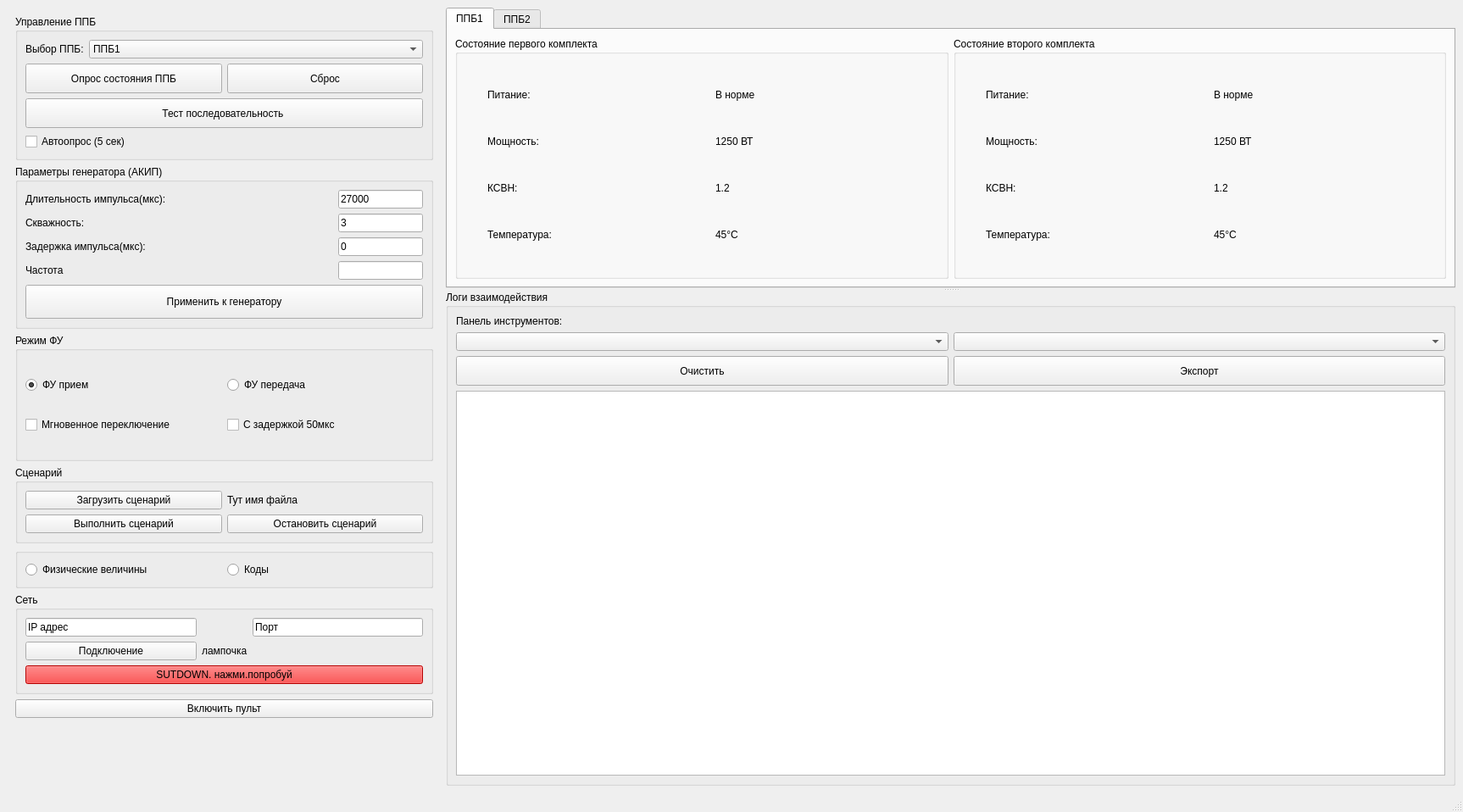
<?xml version="1.0" encoding="UTF-8"?>
<ui version="4.0">
 <class>TesterWindow</class>
 <widget class="QMainWindow" name="TesterWindow">
  <property name="geometry">
   <rect>
    <x>0</x>
    <y>0</y>
    <width>1726</width>
    <height>958</height>
   </rect>
  </property>
  <property name="minimumSize">
   <size>
    <width>1000</width>
    <height>700</height>
   </size>
  </property>
  <property name="windowTitle">
   <string>Программа управления ППБ</string>
  </property>
  <widget class="QWidget" name="centralwidget">
   <layout class="QHBoxLayout" name="mainLayout" stretch="3,7">
    <item>
     <widget class="QWidget" name="leftPanel" native="true">
      <property name="enabled">
       <bool>true</bool>
      </property>
      <layout class="QVBoxLayout" name="verticalLayout">
       <item>
        <widget class="QGroupBox" name="groupBoxControl">
         <property name="minimumSize">
          <size>
           <width>0</width>
           <height>150</height>
          </size>
         </property>
         <property name="title">
          <string>Управление ППБ</string>
         </property>
         <layout class="QFormLayout" name="formLayout">
          <item row="0" column="0">
           <widget class="QLabel" name="label">
            <property name="text">
             <string>Выбор ППБ:</string>
            </property>
           </widget>
          </item>
          <item row="0" column="1">
           <widget class="QComboBox" name="comboBoxPPBSelect">
            <item>
             <property name="text">
              <string>ППБ1</string>
             </property>
            </item>
            <item>
             <property name="text">
              <string>ППБ2</string>
             </property>
            </item>
           </widget>
          </item>
          <item row="2" column="0" colspan="2">
           <layout class="QGridLayout" name="gridLayout_7">
            <item row="0" column="0">
             <widget class="QPushButton" name="pushButtonPollStatus">
              <property name="minimumSize">
               <size>
                <width>0</width>
                <height>35</height>
               </size>
              </property>
              <property name="text">
               <string>Опрос состояния ППБ</string>
              </property>
             </widget>
            </item>
            <item row="0" column="1">
             <widget class="QPushButton" name="pushButtonReset">
              <property name="minimumSize">
               <size>
                <width>0</width>
                <height>35</height>
               </size>
              </property>
              <property name="text">
               <string>Сброс</string>
              </property>
             </widget>
            </item>
            <item row="1" column="0" colspan="2">
             <widget class="QPushButton" name="pushButtonTestSequence">
              <property name="minimumSize">
               <size>
                <width>0</width>
                <height>35</height>
               </size>
              </property>
              <property name="text">
               <string>Тест последовательность </string>
              </property>
             </widget>
            </item>
           </layout>
          </item>
          <item row="3" column="0" colspan="2">
           <widget class="QCheckBox" name="checkBoxAutoPoll">
            <property name="text">
             <string>Автоопрос (5 сек)</string>
            </property>
           </widget>
          </item>
         </layout>
        </widget>
       </item>
       <item>
        <widget class="QGroupBox" name="groupBoxParametrs">
         <property name="minimumSize">
          <size>
           <width>0</width>
           <height>180</height>
          </size>
         </property>
         <property name="title">
          <string>Параметры генератора (АКИП)</string>
         </property>
         <layout class="QGridLayout" name="gridLayout_2">
          <item row="0" column="0">
           <widget class="QLabel" name="label_2">
            <property name="text">
             <string>Длительность импульса(мкс):</string>
            </property>
           </widget>
          </item>
          <item row="0" column="3">
           <widget class="QLineEdit" name="lineEditPulseDuration">
            <property name="maximumSize">
             <size>
              <width>100</width>
              <height>16777215</height>
             </size>
            </property>
            <property name="text">
             <string>27000</string>
            </property>
           </widget>
          </item>
          <item row="1" column="0">
           <widget class="QLabel" name="label_3">
            <property name="text">
             <string>Скважность:</string>
            </property>
           </widget>
          </item>
          <item row="2" column="3">
           <widget class="QLineEdit" name="lineEditPulseDelay">
            <property name="maximumSize">
             <size>
              <width>100</width>
              <height>16777215</height>
             </size>
            </property>
            <property name="text">
             <string>0</string>
            </property>
           </widget>
          </item>
          <item row="1" column="3">
           <widget class="QLineEdit" name="lineEditDutyCycle">
            <property name="maximumSize">
             <size>
              <width>100</width>
              <height>16777215</height>
             </size>
            </property>
            <property name="text">
             <string>3</string>
            </property>
           </widget>
          </item>
          <item row="2" column="0">
           <widget class="QLabel" name="label_4">
            <property name="text">
             <string>Задержка импульса(мкс):</string>
            </property>
           </widget>
          </item>
          <item row="3" column="0">
           <widget class="QLabel" name="label_5">
            <property name="text">
             <string>Частота</string>
            </property>
           </widget>
          </item>
          <item row="4" column="0" colspan="4">
           <layout class="QHBoxLayout" name="horizontalLayout_4">
            <item>
             <widget class="QPushButton" name="pushButtonApplyToPPB1">
              <property name="minimumSize">
               <size>
                <width>0</width>
                <height>40</height>
               </size>
              </property>
              <property name="text">
               <string>Применить к генератору</string>
              </property>
             </widget>
            </item>
           </layout>
          </item>
          <item row="3" column="3">
           <widget class="QLineEdit" name="lineEdit">
            <property name="maximumSize">
             <size>
              <width>100</width>
              <height>16777215</height>
             </size>
            </property>
            <property name="cursorPosition">
             <number>0</number>
            </property>
           </widget>
          </item>
         </layout>
        </widget>
       </item>
       <item>
        <widget class="QGroupBox" name="groupBoxFU">
         <property name="minimumSize">
          <size>
           <width>0</width>
           <height>150</height>
          </size>
         </property>
         <property name="title">
          <string>Режим ФУ</string>
         </property>
         <layout class="QGridLayout" name="gridLayout_6">
          <item row="1" column="1">
           <widget class="QCheckBox" name="checkBoxDelayed">
            <property name="text">
             <string>С задержкой 50мкс</string>
            </property>
           </widget>
          </item>
          <item row="0" column="1">
           <widget class="QRadioButton" name="radioButtonFUTransmit">
            <property name="text">
             <string>ФУ передача</string>
            </property>
           </widget>
          </item>
          <item row="1" column="0">
           <widget class="QCheckBox" name="checkBoxInstant">
            <property name="text">
             <string>Мгновенное переключение</string>
            </property>
           </widget>
          </item>
          <item row="0" column="0">
           <widget class="QRadioButton" name="radioButtonFUReceive">
            <property name="text">
             <string>ФУ прием</string>
            </property>
            <property name="checked">
             <bool>true</bool>
            </property>
           </widget>
          </item>
         </layout>
        </widget>
       </item>
       <item>
        <widget class="QGroupBox" name="groupBoxScenarios">
         <property name="title">
          <string>Сценарий</string>
         </property>
         <layout class="QGridLayout" name="gridLayout_5">
          <item row="2" column="1">
           <widget class="QPushButton" name="pushButtonRunScenario">
            <property name="text">
             <string>Выполнить сценарий</string>
            </property>
           </widget>
          </item>
          <item row="2" column="2">
           <widget class="QPushButton" name="pushButtonStopScenario">
            <property name="text">
             <string>Остановить сценарий</string>
            </property>
           </widget>
          </item>
          <item row="0" column="2">
           <widget class="QLabel" name="labelScenarioFile">
            <property name="text">
             <string>Тут имя файла</string>
            </property>
           </widget>
          </item>
          <item row="0" column="1">
           <widget class="QPushButton" name="pushButtonLoadScenario">
            <property name="text">
             <string>Загрузить сценарий</string>
            </property>
           </widget>
          </item>
         </layout>
        </widget>
       </item>
       <item>
        <widget class="QGroupBox" name="groupBoxDataView">
         <property name="title">
          <string/>
         </property>
         <layout class="QHBoxLayout" name="horizontalLayout">
          <item>
           <widget class="QRadioButton" name="radioButtonShowPhysical">
            <property name="text">
             <string>Физические величины</string>
            </property>
           </widget>
          </item>
          <item>
           <widget class="QRadioButton" name="radioButtonShowCodes">
            <property name="text">
             <string>Коды</string>
            </property>
           </widget>
          </item>
         </layout>
        </widget>
       </item>
       <item>
        <widget class="QGroupBox" name="groupBoxNetwork">
         <property name="title">
          <string>Сеть</string>
         </property>
         <layout class="QGridLayout" name="gridLayout_4" rowstretch="0,0,0" columnstretch="0,0,0">
          <item row="0" column="0">
           <widget class="QLineEdit" name="lineEditIPAddress">
            <property name="text">
             <string>IP адрес</string>
            </property>
           </widget>
          </item>
          <item row="1" column="0">
           <widget class="QPushButton" name="pushButtonConnect">
            <property name="text">
             <string>Подключение</string>
            </property>
           </widget>
          </item>
          <item row="1" column="1">
           <widget class="QLabel" name="labelConnectionStatus">
            <property name="text">
             <string>лампочка</string>
            </property>
           </widget>
          </item>
          <item row="1" column="2">
           <spacer name="horizontalSpacer">
            <property name="orientation">
             <enum>Qt::Orientation::Horizontal</enum>
            </property>
            <property name="sizeHint" stdset="0">
             <size>
              <width>40</width>
              <height>20</height>
             </size>
            </property>
           </spacer>
          </item>
          <item row="2" column="0" colspan="3">
           <widget class="QPushButton" name="pushButtonExit">
            <property name="minimumSize">
             <size>
              <width>0</width>
              <height>0</height>
             </size>
            </property>
            <property name="styleSheet">
             <string notr="true">QPushButton {
background-color: #ff0000;
}</string>
            </property>
            <property name="text">
             <string>SUTDOWN. нажми.попробуй</string>
            </property>
            <property name="icon">
             <iconset theme="application-exit"/>
            </property>
            <property name="iconSize">
             <size>
              <width>50</width>
              <height>50</height>
             </size>
            </property>
           </widget>
          </item>
          <item row="0" column="2">
           <widget class="QLineEdit" name="lineEditPort">
            <property name="text">
             <string>Порт</string>
            </property>
           </widget>
          </item>
          <item row="0" column="1">
           <widget class="QLabel" name="label_for_pupupu">
            <property name="text">
             <string/>
            </property>
           </widget>
          </item>
         </layout>
        </widget>
       </item>
       <item>
        <widget class="QPushButton" name="pult_active">
         <property name="text">
          <string>Включить пульт</string>
         </property>
        </widget>
       </item>
       <item>
        <spacer name="verticalSpacer">
         <property name="orientation">
          <enum>Qt::Orientation::Vertical</enum>
         </property>
         <property name="sizeHint" stdset="0">
          <size>
           <width>20</width>
           <height>40</height>
          </size>
         </property>
        </spacer>
       </item>
      </layout>
     </widget>
    </item>
    <item>
     <widget class="QSplitter" name="rightPanel">
      <property name="orientation">
       <enum>Qt::Orientation::Vertical</enum>
      </property>
      <property name="handleWidth">
       <number>3</number>
      </property>
      <widget class="QWidget" name="topRight" native="true">
       <layout class="QVBoxLayout" name="stateLayout">
        <item>
         <widget class="QTabWidget" name="tabWidget">
          <property name="currentIndex">
           <number>0</number>
          </property>
          <widget class="QWidget" name="tab_PPB1">
           <attribute name="title">
            <string>ППБ1</string>
           </attribute>
           <layout class="QVBoxLayout" name="verticalLayout_3">
            <item>
             <layout class="QHBoxLayout" name="PPBChanelLayout">
              <item>
               <widget class="QGroupBox" name="groupBox_PPB1_chanel_1">
                <property name="title">
                 <string>Состояние первого комплекта</string>
                </property>
                <layout class="QGridLayout" name="gridLayout">
                 <item row="3" column="1">
                  <widget class="QLabel" name="label_capacity_ppb_chanel_1">
                   <property name="text">
                    <string>Мощность:</string>
                   </property>
                  </widget>
                 </item>
                 <item row="0" column="0">
                  <widget class="QLabel" name="Power_circle_label_ppb_chanel_1">
                   <property name="minimumSize">
                    <size>
                     <width>20</width>
                     <height>20</height>
                    </size>
                   </property>
                   <property name="maximumSize">
                    <size>
                     <width>20</width>
                     <height>20</height>
                    </size>
                   </property>
                   <property name="text">
                    <string/>
                   </property>
                   <property name="alignment">
                    <set>Qt::AlignmentFlag::AlignCenter</set>
                   </property>
                  </widget>
                 </item>
                 <item row="0" column="1">
                  <widget class="QLabel" name="label_power_ppb_chanel_1">
                   <property name="text">
                    <string>Питание:</string>
                   </property>
                  </widget>
                 </item>
                 <item row="5" column="0">
                  <widget class="QLabel" name="KSWN_circle_label_ppb_chanel_1">
                   <property name="minimumSize">
                    <size>
                     <width>20</width>
                     <height>20</height>
                    </size>
                   </property>
                   <property name="maximumSize">
                    <size>
                     <width>20</width>
                     <height>20</height>
                    </size>
                   </property>
                   <property name="text">
                    <string/>
                   </property>
                   <property name="alignment">
                    <set>Qt::AlignmentFlag::AlignCenter</set>
                   </property>
                  </widget>
                 </item>
                 <item row="5" column="1">
                  <widget class="QLabel" name="label_kswn_ppb_chanel_1">
                   <property name="text">
                    <string>КСВН:</string>
                   </property>
                  </widget>
                 </item>
                 <item row="8" column="2">
                  <widget class="QLabel" name="statuslabel_temp_ppb_chanel_1">
                   <property name="text">
                    <string>45°C</string>
                   </property>
                  </widget>
                 </item>
                 <item row="3" column="2">
                  <widget class="QLabel" name="statuslabel_capacity_ppb_chanel_1">
                   <property name="text">
                    <string>1250 ВТ</string>
                   </property>
                  </widget>
                 </item>
                 <item row="0" column="2">
                  <widget class="QLabel" name="statuslabel_power_ppb_chanel_1">
                   <property name="text">
                    <string>В норме</string>
                   </property>
                  </widget>
                 </item>
                 <item row="8" column="1">
                  <widget class="QLabel" name="label_tem_ppb_chanel_1">
                   <property name="text">
                    <string>Температура:</string>
                   </property>
                  </widget>
                 </item>
                 <item row="5" column="2">
                  <widget class="QLabel" name="statuslabel_kswn_ppb_chanel_1">
                   <property name="text">
                    <string>1.2</string>
                   </property>
                  </widget>
                 </item>
                 <item row="8" column="0">
                  <widget class="QLabel" name="tem_circle_label_ppb_chanel_1">
                   <property name="minimumSize">
                    <size>
                     <width>20</width>
                     <height>20</height>
                    </size>
                   </property>
                   <property name="maximumSize">
                    <size>
                     <width>20</width>
                     <height>20</height>
                    </size>
                   </property>
                   <property name="text">
                    <string/>
                   </property>
                   <property name="alignment">
                    <set>Qt::AlignmentFlag::AlignCenter</set>
                   </property>
                  </widget>
                 </item>
                 <item row="3" column="0">
                  <widget class="QLabel" name="Capacity_circle_label_ppb_chanel_1">
                   <property name="minimumSize">
                    <size>
                     <width>20</width>
                     <height>20</height>
                    </size>
                   </property>
                   <property name="maximumSize">
                    <size>
                     <width>20</width>
                     <height>20</height>
                    </size>
                   </property>
                   <property name="text">
                    <string/>
                   </property>
                   <property name="alignment">
                    <set>Qt::AlignmentFlag::AlignCenter</set>
                   </property>
                  </widget>
                 </item>
                </layout>
               </widget>
              </item>
              <item>
               <widget class="QGroupBox" name="groupBox_PPB1_chanel_2">
                <property name="title">
                 <string>Состояние второго комплекта</string>
                </property>
                <layout class="QGridLayout" name="gridLayout_3">
                 <item row="2" column="2">
                  <widget class="QLabel" name="label_capacity_ppb_chanel_2">
                   <property name="text">
                    <string>Мощность:</string>
                   </property>
                  </widget>
                 </item>
                 <item row="0" column="0">
                  <widget class="QLabel" name="Power_circle_label_ppb_chanel_2">
                   <property name="minimumSize">
                    <size>
                     <width>20</width>
                     <height>20</height>
                    </size>
                   </property>
                   <property name="maximumSize">
                    <size>
                     <width>20</width>
                     <height>20</height>
                    </size>
                   </property>
                   <property name="text">
                    <string/>
                   </property>
                   <property name="alignment">
                    <set>Qt::AlignmentFlag::AlignCenter</set>
                   </property>
                  </widget>
                 </item>
                 <item row="6" column="2">
                  <widget class="QLabel" name="label_tem_ppb_chanel_2">
                   <property name="text">
                    <string>Температура:</string>
                   </property>
                  </widget>
                 </item>
                 <item row="4" column="2">
                  <widget class="QLabel" name="label_kswn_ppb_chanel_2">
                   <property name="text">
                    <string>КСВН:</string>
                   </property>
                  </widget>
                 </item>
                 <item row="4" column="0">
                  <widget class="QLabel" name="KSWN_circle_label_ppb_chanel_2">
                   <property name="minimumSize">
                    <size>
                     <width>20</width>
                     <height>20</height>
                    </size>
                   </property>
                   <property name="maximumSize">
                    <size>
                     <width>20</width>
                     <height>20</height>
                    </size>
                   </property>
                   <property name="text">
                    <string/>
                   </property>
                   <property name="alignment">
                    <set>Qt::AlignmentFlag::AlignCenter</set>
                   </property>
                  </widget>
                 </item>
                 <item row="6" column="0">
                  <widget class="QLabel" name="tem_circle_label_ppb_chanel_2">
                   <property name="minimumSize">
                    <size>
                     <width>20</width>
                     <height>20</height>
                    </size>
                   </property>
                   <property name="maximumSize">
                    <size>
                     <width>20</width>
                     <height>20</height>
                    </size>
                   </property>
                   <property name="text">
                    <string/>
                   </property>
                   <property name="alignment">
                    <set>Qt::AlignmentFlag::AlignCenter</set>
                   </property>
                  </widget>
                 </item>
                 <item row="0" column="2">
                  <widget class="QLabel" name="label_power_ppb_chanel_2">
                   <property name="text">
                    <string>Питание:</string>
                   </property>
                  </widget>
                 </item>
                 <item row="2" column="0">
                  <widget class="QLabel" name="Capacity_circle_label_ppb_chanel_2">
                   <property name="minimumSize">
                    <size>
                     <width>20</width>
                     <height>20</height>
                    </size>
                   </property>
                   <property name="maximumSize">
                    <size>
                     <width>20</width>
                     <height>20</height>
                    </size>
                   </property>
                   <property name="text">
                    <string/>
                   </property>
                   <property name="alignment">
                    <set>Qt::AlignmentFlag::AlignCenter</set>
                   </property>
                  </widget>
                 </item>
                 <item row="0" column="3">
                  <widget class="QLabel" name="statuslabel_power_ppb_chanel_2">
                   <property name="text">
                    <string>В норме</string>
                   </property>
                  </widget>
                 </item>
                 <item row="2" column="3">
                  <widget class="QLabel" name="statuslabel_capacity_ppb_chanel_2">
                   <property name="text">
                    <string>1250 ВТ</string>
                   </property>
                  </widget>
                 </item>
                 <item row="4" column="3">
                  <widget class="QLabel" name="statuslabel_kswn_ppb_chanel_2">
                   <property name="text">
                    <string>1.2</string>
                   </property>
                  </widget>
                 </item>
                 <item row="6" column="3">
                  <widget class="QLabel" name="statuslabel_temp_ppb_chanel_2">
                   <property name="text">
                    <string>45°C</string>
                   </property>
                  </widget>
                 </item>
                </layout>
               </widget>
              </item>
             </layout>
            </item>
           </layout>
          </widget>
          <widget class="QWidget" name="tab_PPB2">
           <attribute name="title">
            <string>ППБ2</string>
           </attribute>
           <layout class="QVBoxLayout" name="verticalLayout_4"/>
          </widget>
         </widget>
        </item>
       </layout>
      </widget>
      <widget class="QWidget" name="bottomRight" native="true">
       <layout class="QVBoxLayout" name="logLayout">
        <item>
         <widget class="QGroupBox" name="groupBox_2">
          <property name="title">
           <string>Логи взаимодействия</string>
          </property>
          <layout class="QVBoxLayout" name="verticalLayout_5">
           <item>
            <layout class="QHBoxLayout" name="horizontalLayout_5">
             <item>
              <widget class="QLabel" name="label_name">
               <property name="text">
                <string>Панель инструментов:</string>
               </property>
              </widget>
             </item>
            </layout>
           </item>
           <item>
            <layout class="QHBoxLayout" name="horizontalLayout_6">
             <item>
              <widget class="QComboBox" name="comboBoxLogLevel">
               <property name="minimumSize">
                <size>
                 <width>120</width>
                 <height>0</height>
                </size>
               </property>
              </widget>
             </item>
             <item>
              <widget class="QComboBox" name="comboBoxLogCategory">
               <property name="minimumSize">
                <size>
                 <width>120</width>
                 <height>0</height>
                </size>
               </property>
              </widget>
             </item>
            </layout>
           </item>
           <item>
            <layout class="QHBoxLayout" name="horizontalLayout_7">
             <item>
              <widget class="QPushButton" name="pushButtonClearLog">
               <property name="minimumSize">
                <size>
                 <width>0</width>
                 <height>35</height>
                </size>
               </property>
               <property name="text">
                <string>Очистить</string>
               </property>
              </widget>
             </item>
             <item>
              <widget class="QPushButton" name="pushButtonExportLog">
               <property name="minimumSize">
                <size>
                 <width>0</width>
                 <height>35</height>
                </size>
               </property>
               <property name="text">
                <string>Экспорт</string>
               </property>
              </widget>
             </item>
            </layout>
           </item>
           <item>
            <widget class="QTextBrowser" name="textBrowser">
             <property name="minimumSize">
              <size>
               <width>0</width>
               <height>200</height>
              </size>
             </property>
            </widget>
           </item>
          </layout>
         </widget>
        </item>
       </layout>
      </widget>
     </widget>
    </item>
   </layout>
  </widget>
  <widget class="QStatusBar" name="statusbar"/>
 </widget>
 <resources/>
 <connections/>
</ui>
